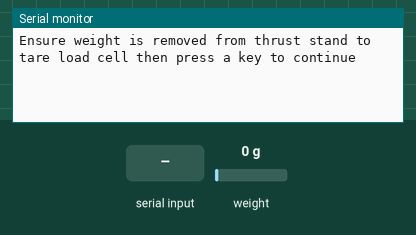
Simulated run of this sketch. Board: Arduino Uno, built with avr-gcc and run on an emulated ATmega328P. On the bench: the last lines printed to the serial monitor. Inputs (shaded band) come from the test bench; at power-on: weight on the scale 0 g.

Above: at 0.9 s.
1.0 s: "90,45\n" received over Serial
At 1.9 s:
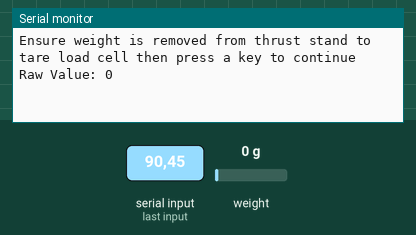
At 3.7 s:
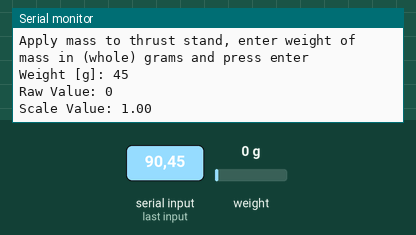

The sketch:

thrust_stand_cal.ino
```cpp
#include "HX711.h"

HX711 thruststand;

uint8_t dataPin  = 2;
uint8_t clockPin = 3;

void setup()
{
  Serial.begin(115200);
  thruststand.begin(dataPin, clockPin);

  Serial.println("\nEnsure weight is removed from thrust stand to tare load cell then press a key to continue");
  while(!Serial.available());
  while(Serial.available()) Serial.read();

  Serial.print("Raw Value: ");
  Serial.println(thruststand.read());

  thruststand.tare(20);

  Serial.println("Apply mass to thrust stand, enter weight of mass in (whole) grams and press enter");
  uint32_t weight = 0;
  while (Serial.peek() != '\n')
  {
    if (Serial.available())
    {
      char ch = Serial.read();
      if (isdigit(ch))
      {
        weight *= 10;
        weight = weight + (ch - '0');
      }
    }
  }

  Serial.print("Weight [g]: ");
  Serial.println(weight);

  thruststand.calibrate_scale(weight, 1);

  Serial.print("Raw Value: ");
  Serial.println(thruststand.read());

  Serial.print("Scale Value: ");
  Serial.println(thruststand.get_scale());

  //Serial.print("Unit Value: ");
  //Serial.println(thruststand.get_units());

  //Serial.print("Value Value: ");
  //Serial.println(thruststand.get_value());

  //Serial.print("Tare Value: ");
  //Serial.println(thruststand.get_tare());

  //Serial.print("Offset Value: ");
  //Serial.println(thruststand.get_offset());
}

void loop()
{
// Nothing in the loop for this, using reset button to reset code
}
```

Measured:
- after the input at 1.0 s, the serial monitor: prints a new line at once (image 1)
